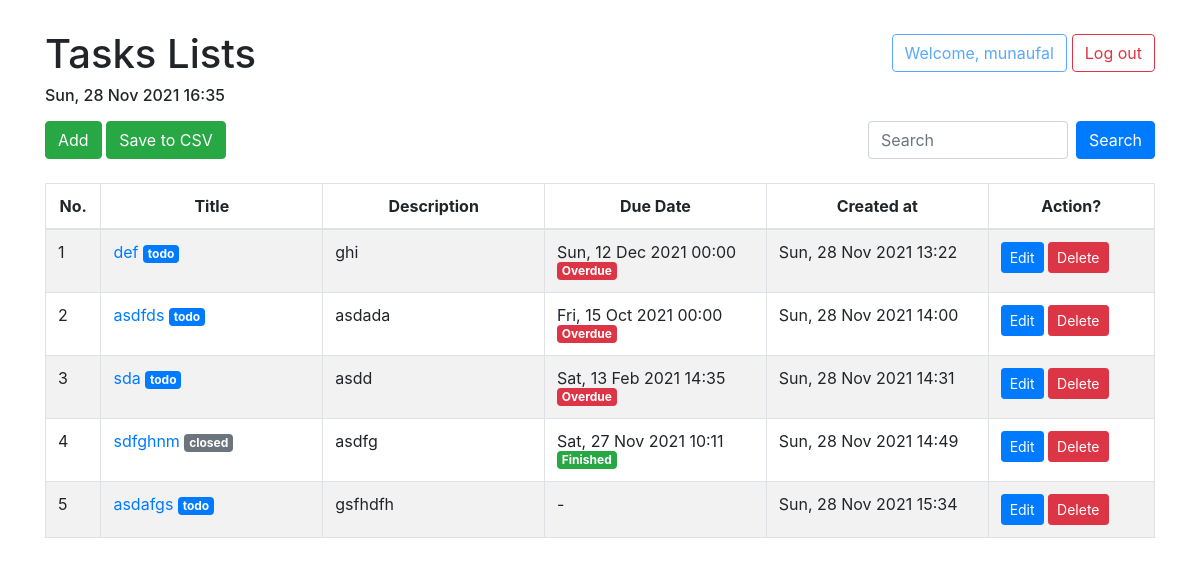
The app's page /task/ (signed in) with its own data.
### task/models.py (models this page shows, shortened)
class Task(models.Model):
    class TaskStatus(models.TextChoices):
        TODO = 'todo', gettext_lazy('Todo')
        IN_PROGRESS = 'in_progress', gettext_lazy('In Progress')
        CLOSED = 'closed', gettext_lazy('Closed')
        CANCELED = 'canceled', gettext_lazy('Canceled')
    title = models.CharField(max_length=100)
    description = models.TextField()
    status = models.CharField(
        max_length=20,
        choices=TaskStatus.choices,
        default=TaskStatus.TODO,
    )
    created_at = models.DateTimeField(auto_now_add=True)
    updated_at = models.DateTimeField(auto_now=True)
    due_date = models.DateTimeField(null=True, blank=True)
    class Meta:
        db_table = 'tasks'

### task/views.py (the view)
# urls.py: path('', index_view, name='index'),
@login_required
def index_view(request):
    tasks = Task.objects.all()
    context = {
        'Tasks': tasks,
    }
    return render(request, 'index.html', context)

### templates/index.html (shortened to what this page needs)
{% extends "base.html" %}
{% block content %}
    <body>
    <div class="container">
        <div>
            <a href="{% url 'logout' %}" class="float-right btn btn-outline-danger mt-1">Log out</a>
            <button class="float-right btn btn-outline-primary mt-1" style="margin-right: 5px;" disabled>Welcome, {{ user.username }}</button>
        </div>
        <h1>Tasks Lists</h1>
        <h6 style="text-align: left">{% now "D, d M Y H:i" %}</h6>
        <form action="{% url 'task:search' %}" method="get">
            <button class="float-right btn btn-primary mt-2" type="submit">Search</button>
            <input class="float-right form-control mt-2 mr-sm-2" style="width: 200px;" name="search" type="search" placeholder="Search" aria-label="Search">
        </form>
        <div>
            <a href="{% url 'task:create' %}" class="btn btn-success">Add</a>
            <a href="{% url 'task:to_csv' %}" class="btn btn-success">Save to CSV</a>
        </div>
        <br>
        <table class="table table-bordered table-striped sortable">
            <thead>
            <tr>
                <th width="5%" style="text-align: center;">No.</th>
                <th width="20%" style="text-align: center;">Title</th>
                <th width="20%" style="text-align: center;">Description</th>
                <th width="20%" style="text-align: center;">Due Date</th>
                <th width="20%" style="text-align: center;">Created at</th>
                <th width="15%" style="text-align: center;">Action?</th>
            </tr>
            </thead>
            <tbody>
            {% if Tasks %}
                {% for task in Tasks %}
                    <tr>
                        <td>{{ forloop.counter }}</td>
                        <td>
                            <a href="{% url 'task:detail' task.id %}">
                                {{ task.title }}
                            </a>
                            {% if task.status == 'todo' %}
                                <span class="badge badge-primary"><a href="search/?search={{ task.status }}" style="color: white;">{{ task.status }}</a></span>
                            {% elif task.status == 'in_progress' %}
                                <span class="badge badge-success"><a href="search/?search={{ task.status }}" style="color: white;">{{ task.status }}</a></span>
                            {% elif task.status == 'canceled' %}
                                <span class="badge badge-danger"><a href="search/?search={{ task.status }}" style="color: white;">{{ task.status }}</a></span>
                            {% elif task.status == 'closed' %}
                                <span class="badge badge-secondary"><a href="search/?search={{ task.status }}" style="color: white;">{{ task.status }}</a></span>
                            {% endif %}
                        </td>
                        {% if task.description|length > 50 %}
                            <td>
                                <p style="max-width: 100%; max-height: 21px; overflow-y: hidden; text-overflow: ellipsis;">
                                    {{ task.description }}
                                </p>
                                <a href="{% url 'task:detail' task.id %}">
                                    Read More...
                                </a>
                            </td>
                        {% else %}
                            <td>{{ task.description }}</td>
                        {% endif %}
                        {% if task.due_date is None %}
                            <td> - </td>
                        {% else %}
                            {% if task.status != 'closed' %}
                                <td>{{ task.due_date|date:"D, d M Y H:i" }}
                                    {% if task.due_date|date:"D, d M Y H:i" >= now|date:"D, d M Y H:i" %}
                                        <span class="badge badge-danger">Overdue</span>
                                    {% endif %}
                                </td>
                            {% else %}
                                <td>{{ task.due_date|date:"D, d M Y H:i" }}
                                    {% if task.due_date|date:"D, d M Y H:i" >= now|date:"D, d M Y H:i" %}
                                        <span class="badge badge-success">Finished</span>
                                    {% endif %}
                                </td>
                            {% endif %}
                        {% endif %}
                        <td>{{ task.created_at|date:"D, d M Y H:i" }}</td>
                        <td>
                            <a href="{% url 'task:edit' task.id %}" class="btn btn-primary btn-sm">Edit</a>
                            <a href="{% url 'task:delete' task.id %}" class="btn btn-danger btn-sm">Delete</a>
                        </td>
                    </tr>
                {% endfor %}
            {% else %}
                <tr>
                    <td colspan="5">Couldn't found data.</td>
                </tr>
            {% endif %}
            </tbody>
        </table>
    </div>
    </body>
{% endblock %}

### templates/index.html (style rules this page uses)
body { margin-top: 30px; }

### records on screen
Task: title "def", status "todo", description "ghi", due_date "Sun, 12 Dec 2021 00:00", shows "Overdue", created_at "Sun, 28 Nov 2021 13:22"
Task: title "asdfds", status "todo", description "asdada", due_date "Fri, 15 Oct 2021 00:00", shows "Overdue", created_at "Sun, 28 Nov 2021 14:00"
Task: title "sda", status "todo", description "asdd", due_date "Sat, 13 Feb 2021 14:35", shows "Overdue", created_at "Sun, 28 Nov 2021 14:31"
Task: title "sdfghnm", status "closed", description "asdfg", due_date "Sat, 27 Nov 2021 10:11", shows "Finished", created_at "Sun, 28 Nov 2021 14:49"
Task: title "asdafgs", status "todo", description "gsfhdfh", created_at "Sun, 28 Nov 2021 15:34"

### other values on screen
{{ user.username }} "munaufal"
